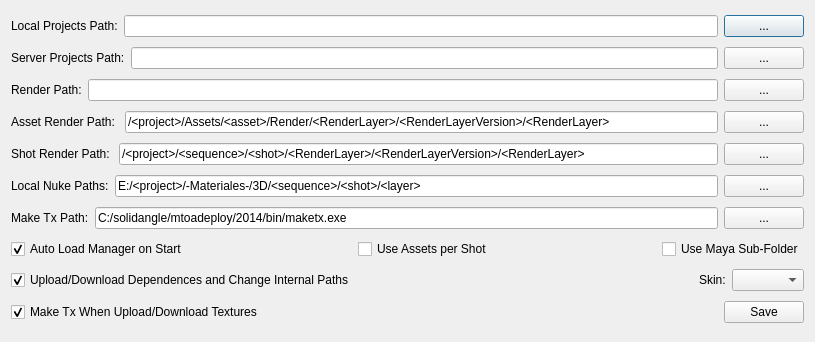
<?xml version="1.0" encoding="UTF-8"?>
<ui version="4.0">
 <class>Dialog</class>
 <widget class="QDialog" name="Dialog">
  <property name="geometry">
   <rect>
    <x>0</x>
    <y>0</y>
    <width>815</width>
    <height>342</height>
   </rect>
  </property>
  <property name="windowTitle">
   <string>PipeL Settings</string>
  </property>
  <layout class="QVBoxLayout" name="verticalLayout">
   <item>
    <layout class="QHBoxLayout" name="horizontalLayout">
     <item>
      <widget class="QLabel" name="label">
       <property name="text">
        <string>Local Projects Path:</string>
       </property>
      </widget>
     </item>
     <item>
      <widget class="QLineEdit" name="localPath_le"/>
     </item>
     <item>
      <widget class="QPushButton" name="localPath_btn">
       <property name="text">
        <string>...</string>
       </property>
      </widget>
     </item>
    </layout>
   </item>
   <item>
    <layout class="QHBoxLayout" name="horizontalLayout_2">
     <item>
      <widget class="QLabel" name="label_2">
       <property name="text">
        <string>Server Projects Path:</string>
       </property>
      </widget>
     </item>
     <item>
      <widget class="QLineEdit" name="serverPath_le"/>
     </item>
     <item>
      <widget class="QPushButton" name="serverPath_btn">
       <property name="text">
        <string>...</string>
       </property>
      </widget>
     </item>
    </layout>
   </item>
   <item>
    <layout class="QHBoxLayout" name="horizontalLayout_3">
     <item>
      <widget class="QLabel" name="label_3">
       <property name="text">
        <string>Render Path:</string>
       </property>
      </widget>
     </item>
     <item>
      <widget class="QLineEdit" name="renderPath_le"/>
     </item>
     <item>
      <widget class="QPushButton" name="renderPath_btn">
       <property name="text">
        <string>...</string>
       </property>
      </widget>
     </item>
    </layout>
   </item>
   <item>
    <layout class="QHBoxLayout" name="horizontalLayout_9">
     <item>
      <widget class="QLabel" name="label_7">
       <property name="text">
        <string>Asset Render Path: &lt;RenderPath&gt;</string>
       </property>
      </widget>
     </item>
     <item>
      <widget class="QLineEdit" name="assetRenderPath_le">
       <property name="text">
        <string>/&lt;project&gt;/Assets/&lt;asset&gt;/Render/&lt;RenderLayer&gt;/&lt;RenderLayerVersion&gt;/&lt;RenderLayer&gt;</string>
       </property>
      </widget>
     </item>
     <item>
      <widget class="QPushButton" name="assetRenderPath_btn">
       <property name="text">
        <string>...</string>
       </property>
      </widget>
     </item>
    </layout>
   </item>
   <item>
    <layout class="QHBoxLayout" name="horizontalLayout_10">
     <item>
      <widget class="QLabel" name="label_8">
       <property name="text">
        <string>Shot Render Path: &lt;RenderPath&gt;</string>
       </property>
      </widget>
     </item>
     <item>
      <widget class="QLineEdit" name="shotRenderPath_le">
       <property name="text">
        <string>/&lt;project&gt;/&lt;sequence&gt;/&lt;shot&gt;/&lt;RenderLayer&gt;/&lt;RenderLayerVersion&gt;/&lt;RenderLayer&gt;</string>
       </property>
      </widget>
     </item>
     <item>
      <widget class="QPushButton" name="shotRenderPath_btn">
       <property name="text">
        <string>...</string>
       </property>
      </widget>
     </item>
    </layout>
   </item>
   <item>
    <layout class="QHBoxLayout" name="horizontalLayout_8">
     <item>
      <widget class="QLabel" name="label_6">
       <property name="text">
        <string>Local Nuke Paths:</string>
       </property>
      </widget>
     </item>
     <item>
      <widget class="QLineEdit" name="nukeLocalPath_le">
       <property name="text">
        <string>E:/&lt;project&gt;/-Materiales-/3D/&lt;sequence&gt;/&lt;shot&gt;/&lt;layer&gt;</string>
       </property>
      </widget>
     </item>
     <item>
      <widget class="QPushButton" name="setLocalNukePath_btn">
       <property name="text">
        <string>...</string>
       </property>
      </widget>
     </item>
    </layout>
   </item>
   <item>
    <layout class="QHBoxLayout" name="horizontalLayout_7">
     <item>
      <widget class="QLabel" name="label_5">
       <property name="text">
        <string>Make Tx Path:</string>
       </property>
      </widget>
     </item>
     <item>
      <widget class="QLineEdit" name="makeTxPath_le">
       <property name="text">
        <string>C:/solidangle/mtoadeploy/2014/bin/maketx.exe</string>
       </property>
      </widget>
     </item>
     <item>
      <widget class="QPushButton" name="makeTxPath_btn">
       <property name="text">
        <string>...</string>
       </property>
      </widget>
     </item>
    </layout>
   </item>
   <item>
    <layout class="QHBoxLayout" name="horizontalLayout_4">
     <item>
      <widget class="QCheckBox" name="autoLoadManager_chb">
       <property name="toolTip">
        <string>&lt;html&gt;&lt;head/&gt;&lt;body&gt;&lt;p&gt;Load PipeL Manager on Maya Startup&lt;/p&gt;&lt;/body&gt;&lt;/html&gt;</string>
       </property>
       <property name="text">
        <string>Auto Load Manager on Start</string>
       </property>
       <property name="checked">
        <bool>true</bool>
       </property>
      </widget>
     </item>
     <item>
      <spacer name="horizontalSpacer_4">
       <property name="orientation">
        <enum>Qt::Horizontal</enum>
       </property>
       <property name="sizeHint" stdset="0">
        <size>
         <width>40</width>
         <height>20</height>
        </size>
       </property>
      </spacer>
     </item>
     <item>
      <widget class="QCheckBox" name="useAssetsPerShot_chb">
       <property name="text">
        <string>Use Assets per Shot</string>
       </property>
      </widget>
     </item>
     <item>
      <spacer name="horizontalSpacer_2">
       <property name="orientation">
        <enum>Qt::Horizontal</enum>
       </property>
       <property name="sizeHint" stdset="0">
        <size>
         <width>40</width>
         <height>20</height>
        </size>
       </property>
      </spacer>
     </item>
     <item>
      <widget class="QCheckBox" name="useMayaSubFolder_chb">
       <property name="toolTip">
        <string>&lt;html&gt;&lt;head/&gt;&lt;body&gt;&lt;p&gt;Add a Maya Folder in the project Path... &amp;lt;LocalProjectPath&amp;gt;/&amp;lt;ProjectName&amp;gt;/Maya/&amp;lt;Assets&amp;gt;&lt;/p&gt;&lt;/body&gt;&lt;/html&gt;</string>
       </property>
       <property name="text">
        <string>Use Maya Sub-Folder</string>
       </property>
      </widget>
     </item>
    </layout>
   </item>
   <item>
    <layout class="QHBoxLayout" name="horizontalLayout_6">
     <item>
      <widget class="QCheckBox" name="changeInternalPaths_chb">
       <property name="toolTip">
        <string>&lt;html&gt;&lt;head/&gt;&lt;body&gt;&lt;p&gt;This will download/upload all the dependencies of the file (&amp;quot;References&amp;quot;, &amp;quot;Textures&amp;quot;, &amp;quot;Caches&amp;quot;, etc..) and change the internal paths in the maya files to match your local path when download from server, and change to server path when you upload from local&lt;/p&gt;&lt;/body&gt;&lt;/html&gt;</string>
       </property>
       <property name="text">
        <string>Upload/Download Dependences and Change Internal Paths</string>
       </property>
       <property name="checked">
        <bool>true</bool>
       </property>
      </widget>
     </item>
     <item>
      <spacer name="horizontalSpacer_3">
       <property name="orientation">
        <enum>Qt::Horizontal</enum>
       </property>
       <property name="sizeHint" stdset="0">
        <size>
         <width>40</width>
         <height>20</height>
        </size>
       </property>
      </spacer>
     </item>
     <item>
      <widget class="QLabel" name="label_4">
       <property name="text">
        <string>Skin:</string>
       </property>
      </widget>
     </item>
     <item>
      <widget class="QComboBox" name="skin_cmb"/>
     </item>
    </layout>
   </item>
   <item>
    <layout class="QHBoxLayout" name="horizontalLayout_5">
     <item>
      <widget class="QCheckBox" name="makeTx_chb">
       <property name="text">
        <string>Make Tx When Upload/Download Textures</string>
       </property>
       <property name="checked">
        <bool>true</bool>
       </property>
      </widget>
     </item>
     <item>
      <spacer name="horizontalSpacer">
       <property name="orientation">
        <enum>Qt::Horizontal</enum>
       </property>
       <property name="sizeHint" stdset="0">
        <size>
         <width>40</width>
         <height>20</height>
        </size>
       </property>
      </spacer>
     </item>
     <item>
      <widget class="QPushButton" name="save_btn">
       <property name="text">
        <string>Save</string>
       </property>
      </widget>
     </item>
    </layout>
   </item>
  </layout>
 </widget>
 <resources/>
 <connections>
  <connection>
   <sender>changeInternalPaths_chb</sender>
   <signal>toggled(bool)</signal>
   <receiver>makeTx_chb</receiver>
   <slot>setEnabled(bool)</slot>
   <hints>
    <hint type="sourcelabel">
     <x>109</x>
     <y>224</y>
    </hint>
    <hint type="destinationlabel">
     <x>107</x>
     <y>259</y>
    </hint>
   </hints>
  </connection>
 </connections>
</ui>
